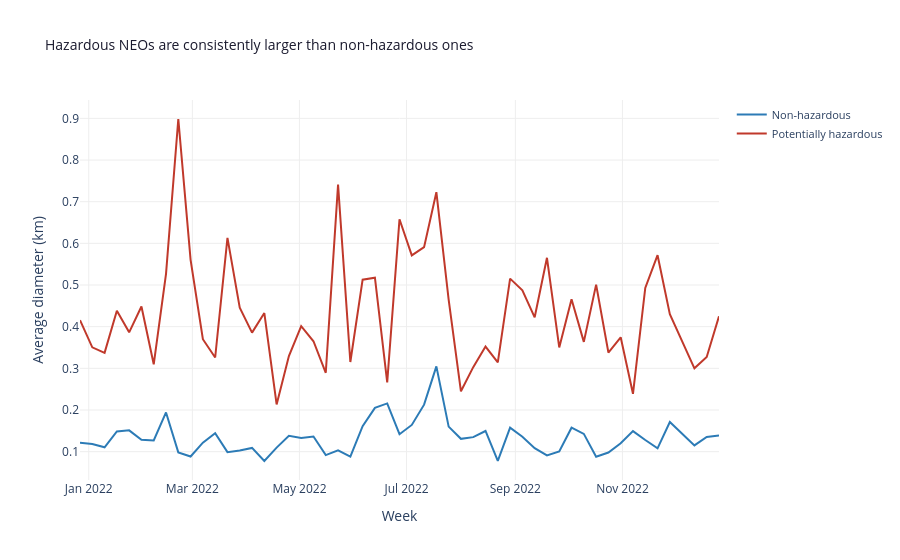

Notebook code for this chart:
### Markdown cell above
### Task 5: Interpretation of Results

- Interpret the results of your data visualization in part A and B.
- What insights can you gain about NEOs from your results? Summarizing your main findings with a single visualization plot. **Textbook Practice**: You need to explain how the principles below are used for making this plot:
  - "Choose an appropriate display" (Chapter 2)
  - "Eliminate clutter" (Chapter 3)
  - "Draw attention there you want it" (Chapter 4)
  - "Think like a designer" (Chapter 5)

- Use your findings to make predictions or recommendations. For example, if you found that larger NEOs are more likely to be potentially hazardous, you could recommend that more resources be allocated to tracking large NEOs. **Be creative!**
- Identify, understand, and explain one scientific paper, on a clustering or classification method of relevance that could help Task 5. You don't have to implement it, you just need to justify in this notebook why the method in the scientific paper could contribute in analysis or interpretation of the results.

### Code cell
import plotly.express as px

avg_by_week = (df.groupby(['week', 'hazardous'])['size_avg_km']
                 .mean()
                 .reset_index())

avg_by_week['hazardous_label'] = avg_by_week['hazardous'].map(
    {True: 'Potentially hazardous', False: 'Non-hazardous'})

fig = px.line(
    avg_by_week,
    x='week',
    y='size_avg_km',
    color='hazardous_label',
    color_discrete_map={
        'Potentially hazardous': '#c0392b',
        'Non-hazardous':         '#2c7bb6',
    },
    title='Hazardous NEOs are consistently larger than non-hazardous ones',
    labels={
        'week':            'Week',
        'size_avg_km':     'Average diameter (km)',
        'hazardous_label': '',
    },
)

fig.update_layout(
    plot_bgcolor='white',
    paper_bgcolor='white',
    title_font=dict(size=14, color='#1a1a2e'),
    # Fixed: framealpha is for Matplotlib. In Plotly use rgba for transparency.
    legend=dict(bgcolor='rgba(0,0,0,0)', font=dict(size=11)),
    xaxis=dict(showgrid=True, gridcolor='#eeeeee'),
    yaxis=dict(showgrid=True, gridcolor='#eeeeee'),
)

fig.show()
